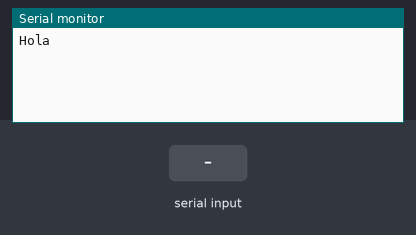
A sketch run on a simulated Arduino Uno, built with avr-gcc and run on an emulated ATmega328P. On the bench: the last lines printed to the serial monitor. The test bench sets the inputs (shaded band).

Above: at 1.2 s.
1.3 s: "Z" received over the second serial link
At 1.8 s:
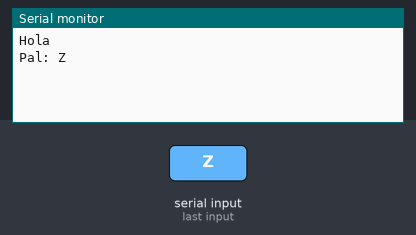
2.8 s: "Z" received over the second serial link
At 4.0 s:
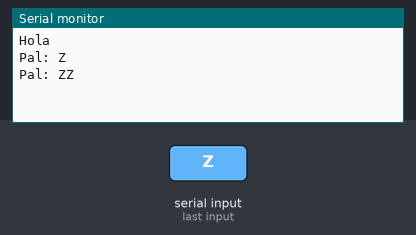
4.3 s: "Z" received over the second serial link
At 5.3 s:
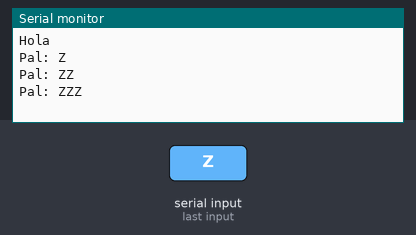

Measured:
- after the input at 1.3 s, the serial monitor: prints a new line at once (image 1)
- after the input at 2.8 s, the serial monitor: prints a new line at once (image 2)
- after the input at 4.3 s, the serial monitor: prints a new line at once (image 3)

The sketch:

Serial_Test.ino
```cpp
#include <SoftwareSerial.h>
SoftwareSerial Bluetooth(9, 8); // Arduino(RX, TX) - HC-05 Bluetooth (TX, RX) 3 4
bool first = false, salto = false;
unsigned long timeoutB = 0;
char inByte;
String dataIn;

void setup() {
  // put your setup code here, to run once:
  Bluetooth.begin(9600); // Default baud rate of the Bluetooth module
  Serial.begin(115200);
  Serial.println("Hola");
}

void loop() {
  // put your main code here, to run repeatedly:
  readBtSerial();

  if(dataIn.length()>2 & dataIn!="" & salto)
  {
    Serial.println();
    Serial.println(dataIn);
    salto = false;
    dataIn = "";
  }
}

const int timeoutSerial = 20;
bool debug = false;
String pal = "";
void readBtSerial()
{
  while (Bluetooth.available() > 0) {
    inByte = Bluetooth.read();
    pal += inByte;
    if(debug) Serial.print(".");
    if(debug) Serial.print(inByte);
    if(inByte == 'A' & !first)
    {
      inByte = ""; pal = "A";
      first = true;
      timeoutB = millis();
    }
    else if((first & (millis() - timeoutB > timeoutSerial)) || inByte == 'Z' || inByte == '.')
    {
      first = false;
      salto = true;
      if(millis() - timeoutB > timeoutSerial) {dataIn = "";} // Invalido por timeout
      if(inByte != 'Z' & inByte != '.') {dataIn = "";} // Invalido por inconsistente
      if(!debug) Serial.print("Pal: ");Serial.println(pal);
      break;
    }
    else if(inByte == 'A')
    {
       dataIn = ""; // Invalido por sobre-escritura
       if(debug) Serial.println("omito");
       break;
    } else if((first & dataIn.length()>0) || (first & dataIn.length() == 0 & inByte == 's')) dataIn += String(inByte);
  }
  delay(1);
}
```
